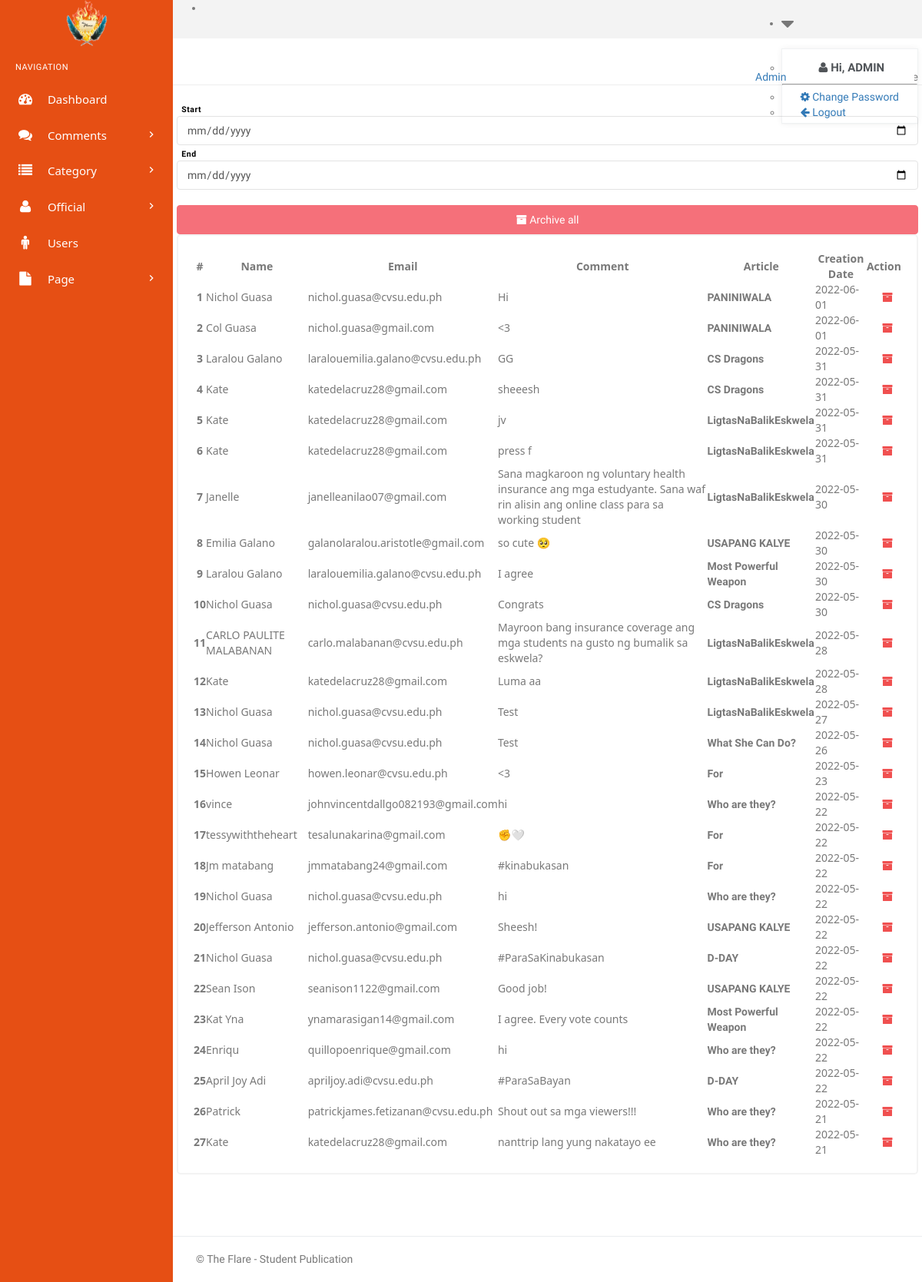
Page /admin/manage-comments.php (signed in) on the committed database.
### tables this page shows
CREATE TABLE `tblcomments` (
  `id` int(11) NOT NULL,
  `postId` int(11) DEFAULT NULL,
  `name` varchar(120) DEFAULT NULL,
  `email` varchar(150) DEFAULT NULL,
  `comment` mediumtext DEFAULT NULL,
  `PostingDate` datetime DEFAULT NULL,
  `status` int(1) DEFAULT NULL
);

CREATE TABLE `tblposts` (
  `id` int(11) NOT NULL,
  `PostTitle` varchar(250) DEFAULT NULL,
  `CategoryId` int(11) DEFAULT NULL,
  `PostDetails` longtext DEFAULT NULL,
  `PostingDate` datetime DEFAULT NULL,
  `UpdationDate` datetime DEFAULT NULL,
  `PostUrl` mediumtext DEFAULT NULL,
  `PostImage` varchar(255) DEFAULT NULL,
  `Is_Active` int(1) DEFAULT NULL
);

### admin/manage-comments.php (the view, shortened to what this page needs)
<?php
include('includes/config.php');
if (isset($_SESSION['id']) && isset($_SESSION['name']) && isset($_SESSION['positionid'])) {
?>
    <!DOCTYPE html>
    <html lang="en">
    <head>
        <link href="assets/css/bootstrap.min.css" rel="stylesheet" type="text/css" />
        <link href="assets/css/core.css" rel="stylesheet" type="text/css" />
        <link href="assets/css/components.css" rel="stylesheet" type="text/css" />
        <link href="assets/css/icons.css" rel="stylesheet" type="text/css" />
        <link href="assets/css/pages.css" rel="stylesheet" type="text/css" />
        <link href="assets/css/menu.css" rel="stylesheet" type="text/css" />
        <link href="assets/css/responsive.css" rel="stylesheet" type="text/css" />
        <link rel="stylesheet" href="../plugins/switchery/switchery.min.css">
        <link rel="stylesheet" href="https://cdn.datatables.net/1.11.5/css/dataTables.bootstrap.min.css">
        <link rel="stylesheet" href="https://cdn.datatables.net/keytable/2.6.4/css/keyTable.dataTables.min.css">
    </head>
    <body class="fixed-left">
        <div id="wrapper">
            <?php include('includes/topheader.php'); ?>
            <?php include('includes/leftsidebar.php'); ?>
            <div class="content-page">
                <div class="content">
                    <div class="container">
                        <div class="row">
                            <div class="col-xs-12">
                                <div class="page-title-box">
                                    <ol class="breadcrumb p-0 m-0">
                                        <li>
                                            <a href="#">Admin</a>
                                        </li>
                                        <li>
                                            <a href="#">Comments </a>
                                        </li>
                                        <li class="active">
                                        </li>
                                    </ol>
                                </div>
                            </div>
                        </div>
                        <div class="row">
                            <form action="" method="post">
                                <div class="col-md-5">
                                    <label for="" class="label" style="color: black !important;">Start</label>
                                    <input class="form-control" type="date" name="syear" required>
                                </div>
                                <div class="col-md-5">
                                    <label for="" class="label" style="color: black !important;">End</label>
                                    <input class="form-control" type="date" name="eyear" required>
                                </div>
                                <div class="col-md-2">
                                    <label for="" class="label">&nbsp;</label>
                                    <button class="form-control btn btn-danger" onclick="return confirm('Warning: Are you sure?')" type="submit" name="submit" style="color:#fff !important;"><i class="fa fa-archive" style="color: #fff"></i> Archive all</button>
                                </div>
                            </form>
                        </div>
                        <div class="row">
                            <div class="col-md-12">
                                <div class="card-box">
                                    <div class="table-responsive">
                                        <table class="table table-hover display" id="example" style="width:100%">
                                            <thead class="thead">
                                                <tr>
                                                    <th>#</th>
                                                    <th>Name</th>
                                                    <th>Email</th>
                                                    <th>Comment</th>
                                                    <th>Article</th>
                                                    <th>Creation Date</th>
                                                    <th>Action</th>
                                                </tr>
                                            </thead>
                                            <tbody>
                                                <?php
                                                $query = mysqli_query($con, "Select tblcomments.id,  tblcomments.name,tblcomments.email,tblcomments.postingDate,tblcomments.comment,tblposts.id as postid,tblposts.PostTitle from  tblcomments join tblposts on tblposts.id=tblcomments.postId where tblcomments.status=1 ORDER BY postingDate DESC");
                                                $cnt = 1;
                                                while ($row = mysqli_fetch_array($query)) {
                                                ?>
                                                    <tr>
                                                        <th scope="row"><?php echo htmlentities($cnt++); ?></th>
                                                        <td><?php echo htmlentities($row['name']); ?></td>
                                                        <td><?php echo htmlentities($row['email']); ?></td>
                                                        <td><?php echo htmlentities($row['comment']); ?></td>
                                                        <td><b><?php echo htmlentities($row['PostTitle']); ?></b></td>
                                                        <td><?php
                                                            $arr = explode(' ', trim($row['postingDate']));
                                                            echo htmlentities($arr[0]); ?>
                                                        </td>
                                                        <td>
                                                            <a style="margin-left: 20px;" data-toggle="tooltip" data-placement="top" title="Move to archive" href="manage-comments.php?rid=<?php echo htmlentities($row['id']); ?>&&action=del"><i class="fa fa-archive" style="color: #f05050"></i></a>
                                                        </td>
                                                    </tr>
                                                <?php
                                                } ?>
                                            </tbody>
                                        </table>
                                    </div>
                                </div>
                            </div>
                        </div>
                        <div class="row">
                            <div class="col-md-12">
                                <div class="demo-box m-t-20">
                                </div>
                            </div>
                        </div>
                    </div>
                    <?php include('includes/footer.php'); ?>
                </div>
            </div>
    </body>
    </html>
<?php
} else {
    header("Location: index.php");
    exit();
}
?>

### admin/assets/css/core.css (style rules this page uses)
body { font-family: 'Varela Round', sans-serif; margin: 0; padding-bottom: 60px; overflow-x: hidden; color: #797979; }
html { position: relative; min-height: 100%; }
* { outline: none !important; }
b, strong { font-weight: 600; font-family: 'Hind Madurai', sans-serif; }
.container { width: auto; }
#wrapper { height: 100%; overflow: hidden; width: 100%; }
.p-0 { padding: 0 !important; }
.m-0 { margin: 0 !important; }
.m-t-20 { margin-top: 20px !important; }
.card-box { padding: 20px; border: 2px solid #f3f3f3; -webkit-border-radius: 5px; border-radius: 5px; -moz-border-radius: 5px; background-clip: padding-box; margin-bottom: 20px; background-color: #ffffff; }
.row { margin-right: -10px; margin-left: -10px; }
.col-lg-1, .col-lg-10, .col-lg-11, .col-lg-12, .col-lg-2, .col-lg-3, .col-lg-4, .col-lg-5, .col-lg-6, .col-lg-7, .col-lg-8, .col-lg-9, .col-md-1, .col-md-10, .col-md-11, .col-md-12, .col-md-2, .col-md-3, .col-md-4, .col-md-5, .col-md-6, .col-md-7, .col-md-8, .col-md-9, .col-sm-1, .col-sm-10, .col-sm-11, .col-sm-12, .col-sm-2, .col-sm-3, .col-sm-4, .col-sm-5, .col-sm-6, .col-sm-7, .col-sm-8, .col-sm-9, .col-xs-1, .col-xs-10, .col-xs-11, .col-xs-12, .col-xs-2, .col-xs-3, .col-xs-4, .col-xs-5, .col-xs-6, .col-xs-7, .col-xs-8, .col-xs-9 { padding-left: 10px; padding-right: 10px; }
.breadcrumb { background-color: transparent; margin-bottom: 15px; padding-top: 10px; padding-left: 0; }
.label { font-weight: 600; letter-spacing: 0.05em; padding: .3em .6em .2em; font-family: 'Hind Madurai', sans-serif; }
.demo-box { padding: 10px 15px; }

### admin/assets/css/menu.css (style rules this page uses)
.content-page { margin-left: 225px; overflow: hidden; }
.content-page .content { padding: 0 5px 10px 5px; margin-top: 70px; }
.page-title-box { padding: 20px; border-bottom: 1px solid #eee; margin: 0 -20px 20px -20px; }
.page-title-box .breadcrumb { float: right; background-color: transparent !important; }

### rows in the picture
tblcomments: name "Nichol Guasa", email "nichol.guasa@cvsu.edu.ph", comment "Hi", postId.PostTitle "PANINIWALA", PostingDate "2022-06-01"
tblcomments: name "Col Guasa", email "nichol.guasa@gmail.com", comment "<3", postId.PostTitle "PANINIWALA", PostingDate "2022-06-01"
tblcomments: name "Laralou Galano", email "laralouemilia.galano@cvsu.edu.ph", comment "GG", postId.PostTitle "CS Dragons", PostingDate "2022-05-31"
tblcomments: name "Kate", email "katedelacruz28@gmail.com", comment "sheeesh", postId.PostTitle "CS Dragons", PostingDate "2022-05-31"
tblcomments: name "Kate", email "katedelacruz28@gmail.com", comment "jv", postId.PostTitle "LigtasNaBalikEskwela", PostingDate "2022-05-31"
tblcomments: name "Kate", email "katedelacruz28@gmail.com", comment "press f", postId.PostTitle "LigtasNaBalikEskwela", PostingDate "2022-05-31"
tblcomments: name "Janelle", email "janelleanilao07@gmail.com", comment "Sana magkaroon ng voluntary health insurance ang mga estudyante. Sana waf rin alisin ang online class para sa working student", postId.PostTitle "LigtasNaBalikEskwela", PostingDate "2022-05-30"
tblcomments: name "Emilia Galano", email "galanolaralou.aristotle@gmail.com", comment "so cute 🥺", postId.PostTitle "USAPANG KALYE", PostingDate "2022-05-30"
tblcomments: name "Laralou Galano", email "laralouemilia.galano@cvsu.edu.ph", comment "I agree", postId.PostTitle "Most Powerful Weapon", PostingDate "2022-05-30"
tblcomments: name "Nichol Guasa", email "nichol.guasa@cvsu.edu.ph", comment "Congrats", postId.PostTitle "CS Dragons", PostingDate "2022-05-30"
tblcomments: name "CARLO PAULITE MALABANAN", email "carlo.malabanan@cvsu.edu.ph", comment "Mayroon bang insurance coverage ang mga students na gusto ng bumalik sa eskwela?", postId.PostTitle "LigtasNaBalikEskwela", PostingDate "2022-05-28"
tblcomments: name "Kate", email "katedelacruz28@gmail.com", comment "Luma aa", postId.PostTitle "LigtasNaBalikEskwela", PostingDate "2022-05-28"
tblcomments: name "Nichol Guasa", email "nichol.guasa@cvsu.edu.ph", comment "Test", postId.PostTitle "LigtasNaBalikEskwela", PostingDate "2022-05-27"
tblcomments: name "Nichol Guasa", email "nichol.guasa@cvsu.edu.ph", comment "Test", postId.PostTitle "What She Can Do?", PostingDate "2022-05-26"
tblcomments: name "Howen Leonar", email "howen.leonar@cvsu.edu.ph", comment "<3", postId.PostTitle "For", PostingDate "2022-05-23"
tblcomments: name "vince", email "johnvincentdallgo082193@gmail.com", comment "hi", postId.PostTitle "Who are they?", PostingDate "2022-05-22"
tblcomments: name "tessywiththeheart", email "tesalunakarina@gmail.com", comment "✊🤍", postId.PostTitle "For", PostingDate "2022-05-22"
tblcomments: name "Jm matabang", email "jmmatabang24@gmail.com", comment "#kinabukasan", postId.PostTitle "For", PostingDate "2022-05-22"
tblcomments: name "Nichol Guasa", email "nichol.guasa@cvsu.edu.ph", comment "hi", postId.PostTitle "Who are they?", PostingDate "2022-05-22"
tblcomments: name "Jefferson Antonio", email "jefferson.antonio@gmail.com", comment "Sheesh!", postId.PostTitle "USAPANG KALYE", PostingDate "2022-05-22"
tblcomments: name "Nichol Guasa", email "nichol.guasa@cvsu.edu.ph", comment "#ParaSaKinabukasan", postId.PostTitle "D-DAY", PostingDate "2022-05-22"
tblcomments: name "Sean Ison", email "seanison1122@gmail.com", comment "Good job!", postId.PostTitle "USAPANG KALYE", PostingDate "2022-05-22"
tblcomments: name "Kat Yna", email "ynamarasigan14@gmail.com", comment "I agree. Every vote counts", postId.PostTitle "Most Powerful Weapon", PostingDate "2022-05-22"
tblcomments: name "Enriqu", email "quillopoenrique@gmail.com", comment "hi", postId.PostTitle "Who are they?", PostingDate "2022-05-22"
tblcomments: name "April Joy Adi", email "apriljoy.adi@cvsu.edu.ph", comment "#ParaSaBayan", postId.PostTitle "D-DAY", PostingDate "2022-05-22"
tblcomments: name "Patrick", email "patrickjames.fetizanan@cvsu.edu.ph", comment "Shout out sa mga viewers!!!", postId.PostTitle "Who are they?", PostingDate "2022-05-21"
tblcomments: name "Kate", email "katedelacruz28@gmail.com", comment "nanttrip lang yung nakatayo ee", postId.PostTitle "Who are they?", PostingDate "2022-05-21"

### other values in the picture
$_SESSION['name'] "ADMIN"
